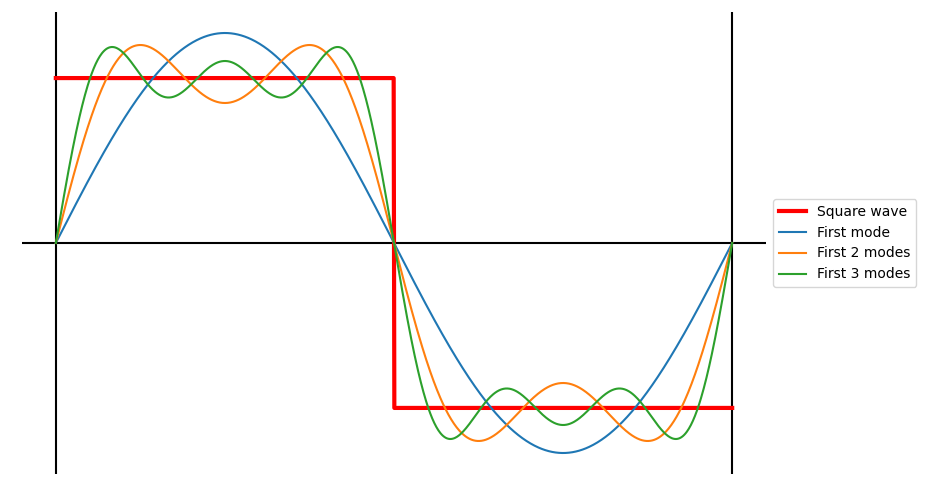

Write the Python code that produced this figure.
# -*- coding: utf-8 -*-
"""
Created on Tue Aug 12 00:14:14 2025

@author: mings
"""

import numpy as np
import matplotlib.pyplot as plt

L = 10

x = np.linspace(0,L,num=1000)

f = lambda x: 2*(x<(L/2))-1

f1 = lambda x: 4/np.pi*np.sin(2*np.pi/L*x)

f2 = lambda x: 4/np.pi*(np.sin(2*np.pi/L*x) + np.sin(2*np.pi/L*3*x)/3)

f3 = lambda x: 4/np.pi*(np.sin(2*np.pi/L*x) + np.sin(2*np.pi/L*3*x)/3 + np.sin(2*np.pi/L*5*x)/5)


fig = plt.figure(figsize=(12,6))
ax = plt.subplot(111)
ax.axhline(0, c="k")
ax.axvline(0, c="k")
ax.axvline(L, c="k")
ax.plot(x,f(x), label="Square wave", c="r", lw="3")
ax.plot(x,f1(x), label="First mode")
ax.plot(x,f2(x), label="First 2 modes")
ax.plot(x,f3(x), label="First 3 modes")
ax.axis("off")


box = ax.get_position()
ax.set_position([box.x0, box.y0, box.width * 0.8, box.height])

# Put a legend to the right of the current axis
ax.legend(loc='center left', bbox_to_anchor=(1, 0.5))
